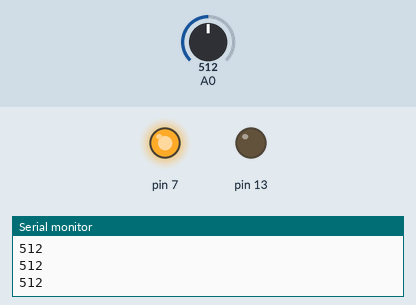
Simulated run of this sketch. Board: Arduino Uno, built with avr-gcc and run on an emulated ATmega328P. Parts: output pins drawn as LEDs (lit = HIGH), the last lines printed to the serial monitor. Inputs (shaded band) come from the test bench; at power-on: A0 = 512.

Above: at 1.2 s.
1.3 s: A0 set to 24
2.8 s: A0 set to 18
At 3.2 s:
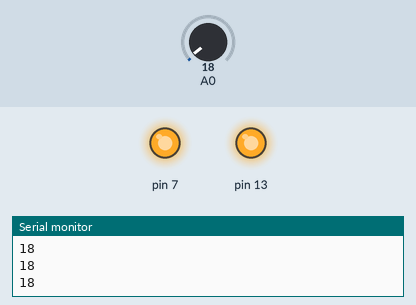
4.3 s: A0 set to 122
At 5.5 s:
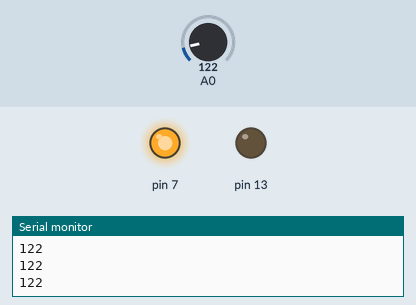
5.8 s: A0 set to 12
At 6.6 s:
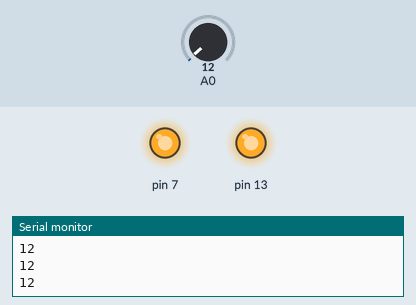
Timing chart, 0 to 8.3 s (numbered marks = the images above; inputs shaded):
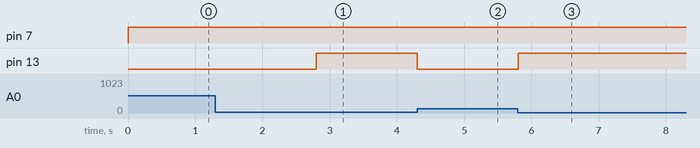

Measured:
- the behaviour switches between 22 and 21 on A0 (found by bisection; images 0 and 1)
- after the input at 2.8 s, pin 13: LOW → HIGH at once
- after the input at 4.3 s, pin 13: HIGH → LOW at once
- after the input at 5.8 s, pin 13: LOW → HIGH at once

The sketch:

joicyassignment11.ino
```cpp
int moisture_data=0;
void setup()
{
  pinMode(A0,INPUT);
  Serial.begin(9600);
  pinMode(13,OUTPUT);
  pinMode(7,OUTPUT);
}

void loop()
{
  moisture_data=analogRead(A0);
  Serial.println(moisture_data);
  if(moisture_data<22){
   digitalWrite(13, HIGH);
   digitalWrite(7, HIGH);
  }
  else{
    digitalWrite(13, LOW);
    digitalWrite(7, HIGH);
  }
  delay(5);
}
```
